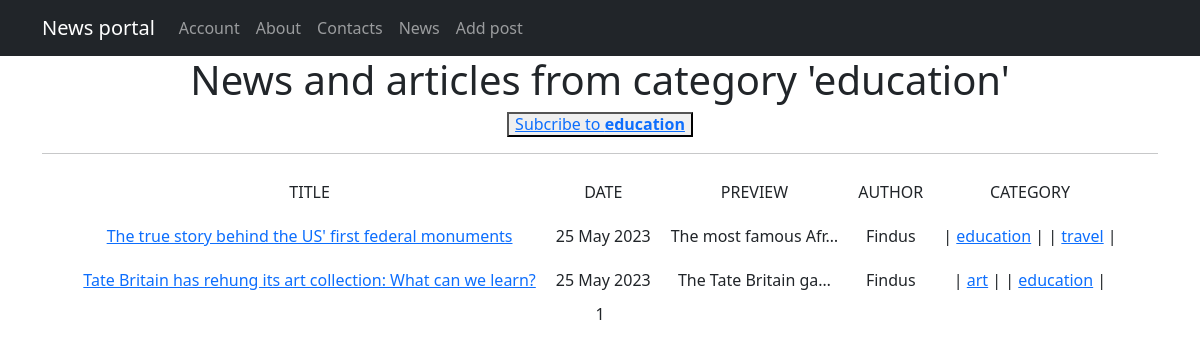
Page /news/categories/2 on the committed database.
### news/models.py (models this page shows, shortened)
class Category(models.Model):  # класс категорий (тем) постов
    name = models.CharField(max_length=255, unique=True)  # название категории
    subscribers = models.ManyToManyField(User, through='CategoryUser') # связь многие ко многим с пользователями
    def __str__(self):
        return f'{self.name}'

class Post(models.Model):  # класс постов
    news = 'NE'
    article = 'AR'
    TYPE_CHOICE = [
        (news, 'news'),
        (article, 'article'),
    ]
    type_post = models.CharField(max_length=2, choices=TYPE_CHOICE, default=news)  # тип поста
    time_add = models.DateTimeField(auto_now_add=True)  # дата и время создания
    title = models.CharField(max_length=255)  # заголовок
    text = models.TextField(max_length=10000)  # текст поста
    rating_post = models.IntegerField(default=0)  # рейтинг поста
    author = models.ForeignKey(Author, on_delete=models.CASCADE)  # связь один ко многим с автором
    categories = models.ManyToManyField(Category, through='PostCategory')  # связь многие ко многим с категориями

class Author(models.Model):  # класс авторов постов
    rating_author = models.IntegerField(default=0)  # рейтинг автора
    user_link = models.OneToOneField(User, on_delete=models.CASCADE)
    def __str__(self):
        return f'{self.user_link.username}'

### news/views.py (the view)
# urls.py: path('categories/<int:pk>', CategoryPostList.as_view(), name='category_post_list'),
class CategoryPostList(ListView):
    model = Post # выводим посты
    ordering = '-time_add'  # сортировка по дате создания
    template_name = 'category_posts.html' # шаблон для вывода
    context_object_name = 'category_posts' # имя списка, по которому будет обращение из html-шаблона
    paginate_by = 10  # количество постов на странице
    def get_queryset(self):
        self.category = get_object_or_404(Category, id=self.kwargs['pk'])
        queryset = Post.objects.filter(categories=self.category).order_by('-time_add')  # фильтрация постов по категории
        return queryset
    def get_context_data(self, **kwargs):
        context = super().get_context_data(**kwargs)
        context['is_not_subscriber'] = self.request.user not in self.category.subscribers.all()
        context['category'] = self.category
        return context

### news/templatetags/custom_filters.py (called while the page is built)
@register.filter()
def censor(text):
    if not isinstance(text, str):
        raise ValueError("This is not a string!")
    censored_text = text  # исходный текст
    text_list = text.split()  # получаем список слов исходного текста
    for i in text_list:
        if i.lower() in BLACK_LIST:  # если слово входит в черный список
            censored_text = censored_text.replace(i, i[0]+'*'*(len(i)-1))  # первую букву оставляем, остальные заменяем
    return censored_text

### templates/category_posts.html (shortened to what this page needs)
{% extends 'flatpages/default.html' %}
{% load custom_filters %}
{% load custom_tags %}
{% block content %}
    <h1>News and articles from category '{{ category }}'</h1>
        {% if is_not_subscriber %}
            <h6><button><a href="{% url 'subscribe' category.id %}">Subcribe to <b>{{ category }}</b></a></button><br></h6>
        {% endif %}
    <hr>
    {% if category_posts %}
        <table cellpadding="10" align="center">
            <tr>
                <td>TITLE</td>
                <td>DATE</td>
                <td>PREVIEW</td>
                <td>AUTHOR</td>
                <td>CATEGORY</td>
            </tr>
            {% for post in category_posts %}
            <tr>
                <td><a href="{% url 'post_detail' post.id %}">{{ post.title|censor }}</a></td>
                <td>{{ post.time_add|date:'d M Y' }}</td>
                <td>{{ post.text|censor|truncatechars:20 }}</td>
                <td>{{ post.author }}</td>
                <td>
                    {% for category in post.categories.all %}
                    | <a href="{% url 'category_post_list' category.id %}">{{ category }}</a> |
                    {% endfor %}
                </td>
            </tr>
            {% endfor %}
        </table>
    {% else %}
        <h2>There are no posts!</h2>
    {% endif %}
    {{ page_obj.number }}
{% endblock content %}

### rows in the picture
Category: name "education"
Post: title|censor "The true story behind the US' first federal monuments", time_add "25 May 2023", text|censor "The most famous Afr…", author "Findus"
Category: name "travel"
Post: title|censor "Tate Britain has rehung its art collection: What can we learn?", time_add "25 May 2023", text|censor "The Tate Britain ga…", author "Findus"
Category: name "art"

### other values in the picture
{{ page_obj.number }} "1"
